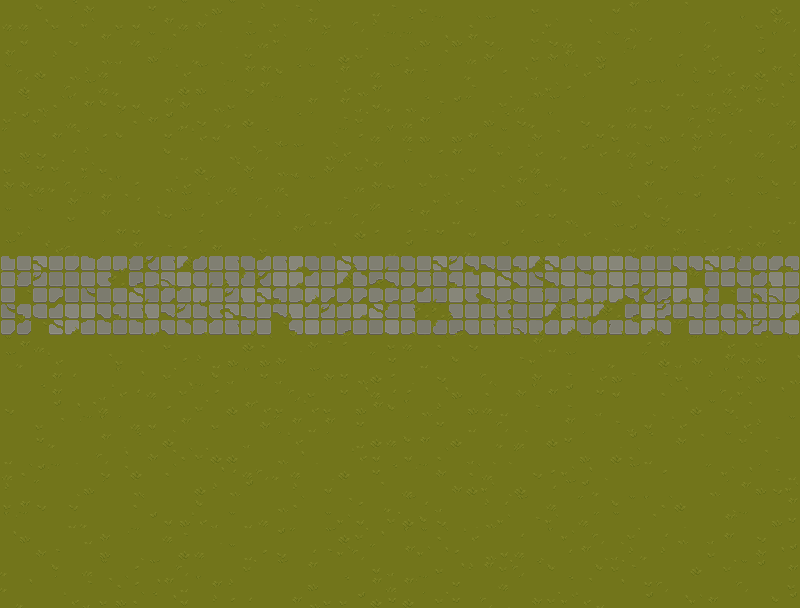

This is a level from a 2D game, rendered from its Tiled map with the project's own tilesets. A one-line summary and the complete map file follow:
An orthogonal 50x38 tile map with 16x16 px tiles, 1 tile layer (Capa de patrones 1), 3 tilesets.

<map version="1.10" tiledversion="1.10.1" orientation="orthogonal" renderorder="right-down" width="50" height="38" tilewidth="16" tileheight="16" infinite="0" nextlayerid="2" nextobjectid="1">
 <tileset firstgid="1" source="TX Tileset Grass.tsx" />
 <tileset firstgid="257" source="TX Tileset Wall.tsx" />
 <tileset firstgid="1281" source="TX Tileset Stone Ground.tsx" />
 <layer id="1" name="Capa de patrones 1" width="50" height="38">
  <data encoding="csv">
98,65,99,71,84,38,65,40,71,72,17,21,69,36,21,18,97,37,6,85,98,88,52,5,6,2,66,54,37,101,20,65,88,66,101,118,18,81,24,113,19,40,119,8,65,87,101,103,3,87,
100,100,67,66,19,114,18,66,24,65,117,100,38,7,87,6,69,114,20,117,66,71,68,97,65,84,20,120,50,85,49,8,40,17,114,103,67,98,22,33,18,54,65,101,68,20,55,66,113,68,
98,24,17,37,51,2,113,103,100,21,119,4,71,4,7,49,104,114,88,17,86,52,52,54,120,120,36,67,36,117,51,20,18,115,51,104,22,85,21,68,102,40,19,54,70,81,88,6,55,118,
113,17,98,97,20,88,33,39,40,36,120,2,70,69,65,72,53,20,81,86,82,3,115,20,54,85,87,119,118,104,38,86,65,66,38,113,34,36,118,120,4,88,56,71,116,103,88,23,54,102,
21,68,3,34,33,97,100,81,118,35,71,116,49,18,101,113,113,99,84,21,8,117,1,100,49,83,6,19,101,70,101,56,67,39,88,55,116,23,18,69,22,35,55,97,72,116,81,3,117,85,
35,3,18,2,68,49,100,70,53,20,4,3,36,71,120,51,117,17,53,8,50,116,33,83,4,54,19,4,22,6,98,71,34,33,114,56,103,35,22,23,49,55,5,21,39,100,83,115,67,21,
1,84,33,85,55,83,99,51,24,52,117,38,98,33,66,19,65,120,1,117,101,117,39,24,70,33,84,6,23,86,7,115,104,120,49,50,19,40,2,104,5,51,40,66,104,115,70,117,115,1,
115,23,114,17,104,20,35,19,85,83,23,5,51,88,70,3,18,1,84,19,54,6,115,82,39,104,83,19,22,50,36,84,51,70,55,34,51,87,70,104,5,54,88,68,115,84,50,101,98,100,
86,71,103,83,119,19,56,99,17,40,72,86,116,24,17,18,84,39,40,17,69,120,56,100,55,100,36,4,36,83,37,21,1,38,119,34,35,72,66,69,21,36,102,38,97,68,119,101,68,19,
52,36,51,98,102,97,8,17,53,4,99,5,54,50,33,119,68,49,49,101,33,116,69,53,37,6,35,56,83,65,84,114,18,116,18,70,23,116,102,100,21,65,88,117,54,82,88,100,88,23,
66,84,72,115,65,114,66,81,103,87,88,34,3,88,119,38,2,33,39,34,38,86,115,113,103,55,69,69,37,24,1,20,56,100,52,8,88,101,22,97,23,72,86,69,102,1,87,81,86,37,
38,38,104,70,68,86,119,55,56,87,33,116,119,86,104,84,37,104,21,21,71,4,104,38,66,1,115,86,119,20,69,85,113,19,114,70,71,20,98,88,83,1,7,21,35,113,101,21,99,102,
65,119,120,40,38,120,113,119,102,69,35,49,22,116,84,4,68,119,81,103,40,6,103,104,18,4,54,114,116,8,8,40,36,21,101,88,118,49,36,67,34,68,21,23,4,84,7,49,6,37,
21,65,21,103,66,1,113,40,81,67,72,49,102,82,22,102,4,97,4,68,5,86,68,86,82,84,117,18,5,84,22,8,103,56,72,33,37,1,88,82,99,51,8,81,102,71,53,103,2,5,
50,114,22,53,118,2,65,83,72,40,53,40,56,8,50,69,18,71,113,21,35,88,3,56,22,56,6,72,71,24,22,54,102,118,82,81,116,69,49,23,88,21,83,6,22,102,119,54,72,4,
49,34,67,116,68,37,19,2,113,7,6,56,19,83,54,101,66,19,118,40,67,65,98,40,5,23,50,101,82,70,98,23,37,49,67,86,54,71,24,24,83,20,114,4,116,56,114,117,84,53,
199,147,176,150,164,177,211,161,178,244,162,241,249,170,162,215,252,162,227,215,130,235,234,147,132,215,169,176,180,226,247,130,174,241,176,158,193,153,231,177,169,154,228,251,176,173,196,250,225,174,
129,178,180,130,154,170,160,242,171,179,157,134,224,132,234,196,244,134,227,252,146,241,166,175,226,164,167,182,174,199,231,235,228,209,226,172,177,250,172,173,146,231,231,246,182,146,193,249,163,169,
129,243,135,212,182,209,154,129,235,132,225,155,194,170,180,163,176,174,179,183,212,164,212,179,173,204,252,132,153,160,226,204,210,167,132,171,227,161,227,226,244,230,227,163,196,243,151,195,157,164,
209,174,210,252,172,231,228,174,162,163,247,180,177,160,176,156,155,247,163,155,180,158,227,235,196,162,242,242,234,129,167,160,130,182,241,179,161,241,242,171,145,159,147,156,178,224,195,167,164,183,
164,249,243,235,183,158,177,151,177,161,228,166,179,211,162,198,129,243,174,153,129,171,150,151,172,179,130,196,171,193,162,170,214,198,211,183,215,211,131,177,183,251,246,170,146,251,164,159,215,172,
21,83,104,98,65,34,82,34,69,18,66,37,65,20,2,3,85,40,7,38,6,56,54,35,66,100,35,85,17,51,88,19,53,113,5,37,120,86,20,1,56,83,88,120,98,116,2,115,81,55,
49,70,40,116,87,18,119,66,1,65,65,56,97,5,36,118,36,38,22,118,98,35,81,86,72,82,5,35,99,52,4,8,6,114,40,49,118,4,70,54,86,3,39,38,82,113,38,38,65,67,
118,50,87,83,102,118,54,55,67,54,115,69,88,99,39,55,72,39,81,49,38,72,33,3,56,7,98,51,65,34,68,101,103,38,1,6,22,116,36,6,2,6,66,18,97,55,114,36,18,33,
35,17,84,83,50,103,39,116,102,100,20,115,120,56,52,54,17,22,68,66,22,72,67,100,102,56,65,67,36,35,85,81,38,55,83,23,103,72,24,53,54,85,67,82,22,68,114,20,67,18,
51,17,8,23,67,119,100,37,22,81,56,8,115,103,3,113,116,66,19,116,66,8,36,113,99,55,33,97,101,36,100,5,103,6,37,6,20,39,1,71,69,35,8,3,21,51,119,87,1,88,
18,52,66,119,37,120,55,19,100,24,69,113,118,66,53,34,38,86,117,5,113,2,72,8,8,19,22,72,1,5,34,68,69,98,40,113,103,65,6,39,24,98,116,4,65,18,116,97,40,21,
87,8,72,70,88,87,113,7,84,52,3,65,8,4,34,39,37,19,116,82,19,50,5,3,100,99,83,98,3,65,8,70,104,82,3,72,19,2,7,23,84,4,38,119,34,21,115,4,6,53,
5,88,101,88,7,65,68,67,50,38,119,85,115,3,3,82,52,33,67,7,2,103,116,24,81,24,54,85,20,39,69,69,86,40,118,18,36,1,3,85,5,98,103,98,118,88,4,119,50,18,
104,85,23,120,71,20,51,119,3,4,85,52,22,67,102,100,68,70,100,4,7,3,35,72,84,4,120,38,37,85,104,118,81,51,56,114,67,69,35,49,22,56,52,40,86,114,67,19,6,5,
97,98,86,118,69,36,19,71,33,87,53,20,3,97,33,23,88,1,97,101,24,87,101,119,17,104,8,101,38,3,114,69,3,37,102,49,23,70,118,88,40,40,34,35,33,19,113,36,51,114,
66,83,51,71,51,1,20,88,85,71,40,22,99,65,98,52,54,33,85,34,87,119,56,22,70,49,102,39,35,87,97,102,49,98,100,82,86,118,99,21,55,85,3,34,103,69,65,17,50,117,
55,120,65,54,5,70,8,40,53,23,24,36,116,39,21,5,100,118,88,4,21,114,24,2,115,3,99,51,50,7,33,114,20,6,114,20,100,86,21,71,119,53,7,82,118,113,120,82,36,72,
67,36,8,22,4,5,38,37,120,71,100,6,34,7,101,82,52,23,86,52,49,3,115,67,17,55,21,85,82,116,53,103,102,40,55,114,8,68,69,115,54,102,33,37,39,83,4,51,87,118,
52,4,38,6,35,98,36,71,69,101,82,3,100,71,21,5,56,51,35,102,6,114,68,86,71,113,114,67,56,52,33,24,100,69,17,102,113,69,39,97,70,97,88,71,66,53,87,38,67,23,
70,18,1,99,81,104,21,34,56,49,20,68,118,101,81,115,88,49,82,117,87,98,71,24,39,20,2,66,67,97,117,115,68,84,99,52,53,99,115,6,2,22,1,3,4,115,21,23,52,83,
70,67,34,19,22,6,119,85,56,67,117,5,55,83,97,2,101,50,1,36,22,84,35,117,104,117,120,54,72,17,82,100,19,54,53,84,119,103,67,35,72,68,101,4,54,54,68,54,101,66,
52,70,103,17,116,39,66,36,85,84,67,24,1,97,56,102,81,4,83,33,66,66,23,3,72,3,19,115,72,8,68,7,22,38,115,114,116,5,22,87,23,81,67,114,83,118,71,88,99,23
</data>
 </layer>
</map>
